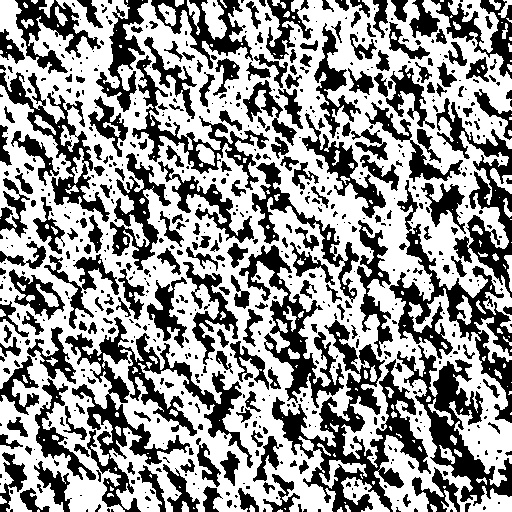
#> input picture Data/Threshold/thresh_noriver8.jpg, 512 x 512 px, found by its file name
$ python keypoints_matching.py
#> lines starting #> are read from the running program, lines starting #| are printed output that depends on the picture
'''
Alex Brockman
Project #3 Implementation
Make sure to compare the use of Harris corners to SIFT Keypoints on several examples
'''

import numpy as np
import cv2

#read images and resize them
img1 = cv2.imread('/Users/Alex/Dropbox/Documents_WakeForest/Junior/CSC 391/Projects/Project #3/Data/Threshold/thresh_noriver8.jpg', 0)
#> img1 is the input picture: shape (512, 512); min 0, max 255, mean 148.2
img2 = cv2.imread('/Users/Alex/Dropbox/Documents_WakeForest/Junior/CSC 391/Projects/Project #3/Data/Threshold/thresh_noriver9.jpg', 0)
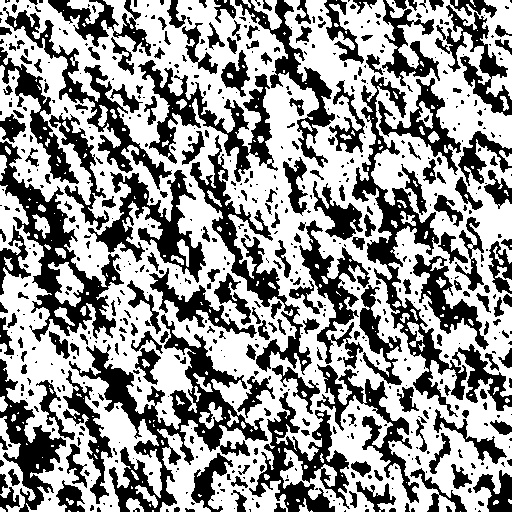
#> input picture Data/Threshold/thresh_noriver9.jpg, 512 x 512 px, found by its file name
#> img2 is the input picture: shape (512, 512); min 0, max 255, mean 149.2

#Use orb detector to grab keypoints and descriptors
#Use BFMatcher to match the two points
orb = cv2.ORB_create()
kp1, des1 = orb.detectAndCompute(img1, None)
#> kp1 = 500 keypoints; strongest (x, y, size): (353, 293, 31), (66, 421, 31), (455, 352, 31), (315, 258, 31)
kp2, des2 = orb.detectAndCompute(img2, None)
#> kp2 = 500 keypoints; strongest (x, y, size): (462, 369, 31), (404, 320, 31), (180, 297, 31), (71, 219, 31)
bf = cv2.BFMatcher(cv2.NORM_HAMMING, crossCheck=True)
matches = bf.match(des1, des2)
#> matches = 176 matches

#Create and compare 10 matches
matches = sorted(matches, key=lambda x: x.distance)
comparing = cv2.drawMatches(img1, kp1, img2, kp2, matches[:20], outImg=None, flags=2)
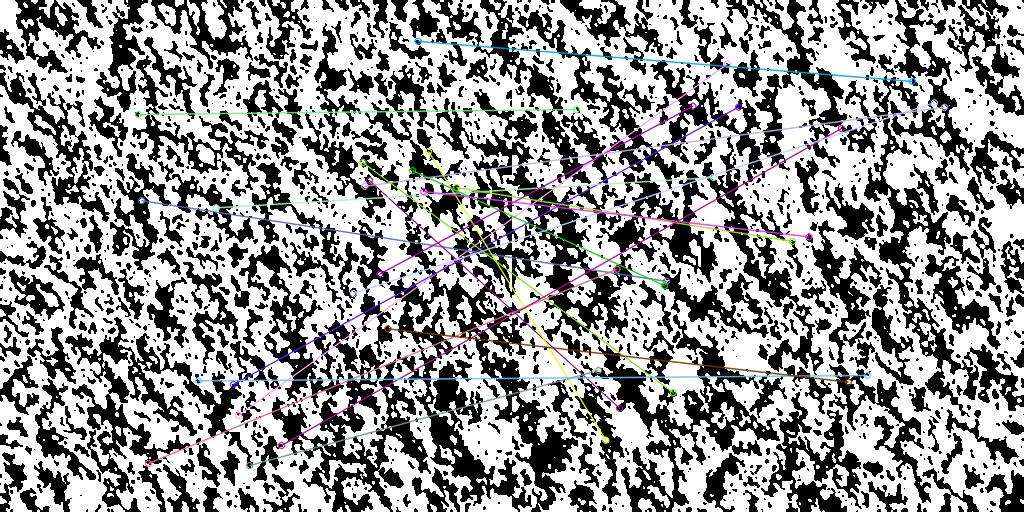
#> comparing: shape (512, 1024, 3); mean of channels 0, 1, 2 149.1, 148.5, 148.6; drawn as B, G, R

#show final image
cv2.imshow('Comparison Image', comparing)
cv2.imwrite('noriver_thresh8_noriver_thresh9.jpg', comparing)
key = cv2.waitKey(0)
#> (key Esc is pressed here)
